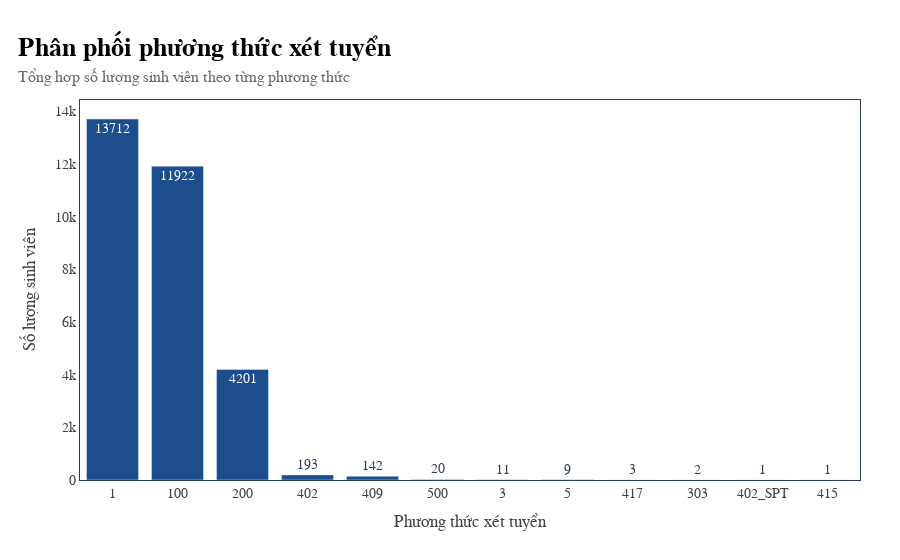

Notebook code cell kept with this figure:
### Markdown cell above
#### 8. Categorical Features Analysis

### Code cell
ptxt_counts = admission['PTXT'].value_counts()
fig = go.Figure()

fig.add_trace(go.Bar(
    x=ptxt_counts.index,
    y=ptxt_counts.values,
    marker_color=c['blue_medium'],  # Sử dụng màu xanh medium từ palette của bạn
    text=ptxt_counts.values,        # Hiển thị số liệu trên cột
    textposition='auto',            # Tự động căn chỉnh vị trí số
    hovertemplate='<b>%{x}</b><br>Số lượng: %{y}<extra></extra>' # Tooltip khi di chuột vào
))

fig = apply_my_style(
    fig, 
    title='Phân phối phương thức xét tuyển', 
    subtitle='Tổng hợp số lượng sinh viên theo từng phương thức'
)


fig.update_layout(
    xaxis_title="Phương thức xét tuyển",
    yaxis_title="Số lượng sinh viên",
    xaxis=dict(  
        color=c['gray_dark']
    ),
    yaxis=dict(
        color=c['gray_dark']
    ),
    bargap=0.2 # Khoảng cách giữa các cột
)

fig.show()

### Figure 1 — Plotly figure (JSON) as saved in the notebook; plotly's stock layout.template omitted (floating-point values rounded to 4 significant figures)
{"data": [{"hovertemplate": "<b>%{x}</b><br>Số lượng: %{y}<extra></extra>", "marker": {"color": "#1C4D8D"}, "text": [13710.0, 11920.0, 4201.0, 193.0, 142.0, 20.0, 11.0, 9.0, 3.0, 2.0, 1.0, 1.0], "textposition": "auto", "type": "bar", "x": ["1", "100", "200", "402", "409", "500", "3", "5", "417", "303", "402_SPT", "415"], "y": [13712, 11922, 4201, 193, 142, 20, 11, 9, 3, 2, 1, 1]}], "layout": {"bargap": 0.2, "font": {"family": "Montserrat, sans-serif", "size": 14}, "legend": {"x": 0.99, "xanchor": "right", "y": 0.99, "yanchor": "top"}, "margin": {"b": 80, "l": 80, "r": 40, "t": 100}, "paper_bgcolor": "white", "plot_bgcolor": "white", "title": {"font": {"family": "Montserrat, sans-serif"}, "text": "<b style='font-size:26px; color:black;'>Phân phối phương thức xét tuyển</b><br><span style='font-size:16px; color:#666;'>Tổng hợp số lượng sinh viên theo từng phương thức</span>", "x": 0.02, "xanchor": "left", "y": 0.9, "yanchor": "top"}, "xaxis": {"color": "#404040", "linecolor": "#2C3E50", "linewidth": 1, "mirror": true, "showgrid": false, "title": {"text": "Phương thức xét tuyển"}}, "yaxis": {"color": "#404040", "linecolor": "#2C3E50", "linewidth": 1, "mirror": true, "showgrid": false, "title": {"text": "Số lượng sinh viên"}}}}
